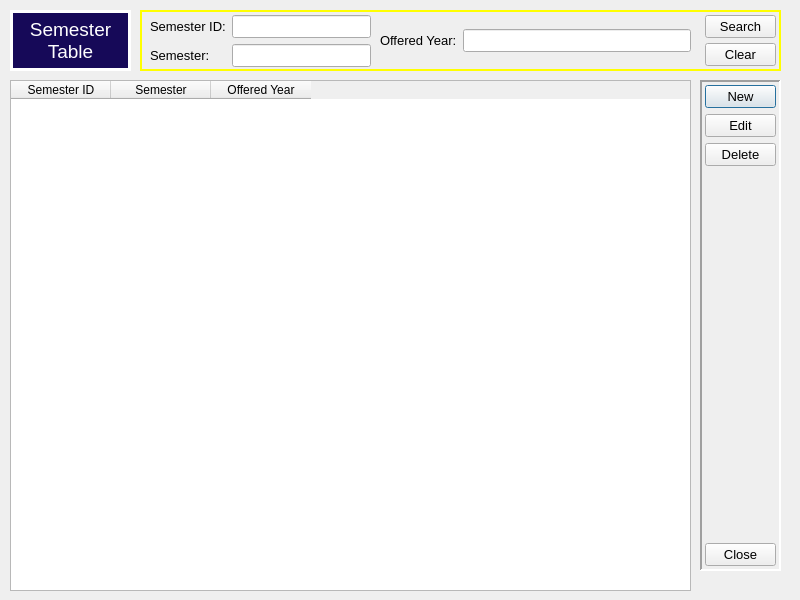
<?xml version="1.0" encoding="UTF-8"?>
<ui version="4.0">
 <class>Dialog</class>
 <widget class="QDialog" name="Dialog">
  <property name="geometry">
   <rect>
    <x>0</x>
    <y>0</y>
    <width>800</width>
    <height>600</height>
   </rect>
  </property>
  <property name="windowTitle">
   <string>Semester Table</string>
  </property>
  <property name="styleSheet">
   <string notr="true"/>
  </property>
  <widget class="QWidget" name="horizontalLayoutWidget">
   <property name="geometry">
    <rect>
     <x>10</x>
     <y>80</y>
     <width>681</width>
     <height>511</height>
    </rect>
   </property>
   <layout class="QHBoxLayout" name="horizontalLayout">
    <item>
     <widget class="QTableWidget" name="tableWidget">
      <property name="styleSheet">
       <string notr="true"/>
      </property>
      <column>
       <property name="text">
        <string>Semester ID</string>
       </property>
      </column>
      <column>
       <property name="text">
        <string>Semester</string>
       </property>
      </column>
      <column>
       <property name="text">
        <string>Offered Year</string>
       </property>
      </column>
     </widget>
    </item>
   </layout>
  </widget>
  <widget class="QWidget" name="verticalLayoutWidget">
   <property name="geometry">
    <rect>
     <x>700</x>
     <y>80</y>
     <width>81</width>
     <height>491</height>
    </rect>
   </property>
   <layout class="QVBoxLayout" name="verticalLayout">
    <property name="leftMargin">
     <number>5</number>
    </property>
    <property name="topMargin">
     <number>5</number>
    </property>
    <property name="rightMargin">
     <number>5</number>
    </property>
    <property name="bottomMargin">
     <number>5</number>
    </property>
    <item>
     <widget class="QPushButton" name="btnNew">
      <property name="font">
       <font>
        <family>Arial</family>
        <pointsize>10</pointsize>
       </font>
      </property>
      <property name="text">
       <string>New</string>
      </property>
     </widget>
    </item>
    <item>
     <widget class="QPushButton" name="btnEdit">
      <property name="font">
       <font>
        <family>Arial</family>
        <pointsize>10</pointsize>
       </font>
      </property>
      <property name="text">
       <string>Edit</string>
      </property>
     </widget>
    </item>
    <item>
     <widget class="QPushButton" name="btnDelete">
      <property name="font">
       <font>
        <family>Arial</family>
        <pointsize>10</pointsize>
       </font>
      </property>
      <property name="text">
       <string>Delete</string>
      </property>
     </widget>
    </item>
    <item>
     <spacer name="verticalSpacer_2">
      <property name="orientation">
       <enum>Qt::Vertical</enum>
      </property>
      <property name="sizeType">
       <enum>QSizePolicy::Expanding</enum>
      </property>
      <property name="sizeHint" stdset="0">
       <size>
        <width>20</width>
        <height>40</height>
       </size>
      </property>
     </spacer>
    </item>
    <item>
     <widget class="QDialogButtonBox" name="btnClose">
      <property name="sizePolicy">
       <sizepolicy hsizetype="Minimum" vsizetype="Maximum">
        <horstretch>0</horstretch>
        <verstretch>0</verstretch>
       </sizepolicy>
      </property>
      <property name="font">
       <font>
        <family>Arial</family>
        <pointsize>10</pointsize>
       </font>
      </property>
      <property name="layoutDirection">
       <enum>Qt::LeftToRight</enum>
      </property>
      <property name="orientation">
       <enum>Qt::Vertical</enum>
      </property>
      <property name="standardButtons">
       <set>QDialogButtonBox::Close</set>
      </property>
      <property name="centerButtons">
       <bool>false</bool>
      </property>
     </widget>
    </item>
   </layout>
  </widget>
  <widget class="QWidget" name="formLayoutWidget">
   <property name="geometry">
    <rect>
     <x>150</x>
     <y>10</y>
     <width>221</width>
     <height>61</height>
    </rect>
   </property>
   <layout class="QFormLayout" name="formLayout">
    <property name="sizeConstraint">
     <enum>QLayout::SetDefaultConstraint</enum>
    </property>
    <property name="fieldGrowthPolicy">
     <enum>QFormLayout::AllNonFixedFieldsGrow</enum>
    </property>
    <property name="rowWrapPolicy">
     <enum>QFormLayout::DontWrapRows</enum>
    </property>
    <property name="formAlignment">
     <set>Qt::AlignLeading|Qt::AlignLeft|Qt::AlignVCenter</set>
    </property>
    <property name="horizontalSpacing">
     <number>6</number>
    </property>
    <property name="bottomMargin">
     <number>0</number>
    </property>
    <item row="1" column="0">
     <widget class="QLabel" name="lblSemesterID">
      <property name="font">
       <font>
        <family>Arial</family>
        <pointsize>10</pointsize>
       </font>
      </property>
      <property name="text">
       <string>Semester ID:</string>
      </property>
     </widget>
    </item>
    <item row="2" column="0">
     <widget class="QLabel" name="lblSemester">
      <property name="font">
       <font>
        <family>Arial</family>
        <pointsize>10</pointsize>
       </font>
      </property>
      <property name="text">
       <string>Semester:</string>
      </property>
     </widget>
    </item>
    <item row="1" column="1">
     <widget class="QLineEdit" name="txtSemesterID">
      <property name="font">
       <font>
        <family>Arial</family>
        <pointsize>10</pointsize>
       </font>
      </property>
      <property name="text">
       <string/>
      </property>
     </widget>
    </item>
    <item row="2" column="1">
     <widget class="QLineEdit" name="txtSemester">
      <property name="font">
       <font>
        <family>Arial</family>
        <pointsize>10</pointsize>
       </font>
      </property>
      <property name="text">
       <string/>
      </property>
     </widget>
    </item>
   </layout>
  </widget>
  <widget class="QWidget" name="formLayoutWidget_2">
   <property name="geometry">
    <rect>
     <x>380</x>
     <y>10</y>
     <width>311</width>
     <height>61</height>
    </rect>
   </property>
   <layout class="QFormLayout" name="formLayout_2">
    <property name="formAlignment">
     <set>Qt::AlignLeading|Qt::AlignLeft|Qt::AlignVCenter</set>
    </property>
    <item row="1" column="0">
     <widget class="QLabel" name="lblOfferedYear">
      <property name="font">
       <font>
        <family>Arial</family>
        <pointsize>10</pointsize>
       </font>
      </property>
      <property name="text">
       <string>Offered Year:</string>
      </property>
     </widget>
    </item>
    <item row="1" column="1">
     <widget class="QLineEdit" name="txtOfferedYear">
      <property name="font">
       <font>
        <family>Arial</family>
        <pointsize>10</pointsize>
       </font>
      </property>
      <property name="text">
       <string/>
      </property>
     </widget>
    </item>
   </layout>
  </widget>
  <widget class="QLabel" name="lblTitle">
   <property name="geometry">
    <rect>
     <x>10</x>
     <y>10</y>
     <width>121</width>
     <height>61</height>
    </rect>
   </property>
   <property name="font">
    <font>
     <family>Arial</family>
     <pointsize>14</pointsize>
     <weight>50</weight>
     <bold>false</bold>
    </font>
   </property>
   <property name="acceptDrops">
    <bool>false</bool>
   </property>
   <property name="layoutDirection">
    <enum>Qt::LeftToRight</enum>
   </property>
   <property name="autoFillBackground">
    <bool>false</bool>
   </property>
   <property name="styleSheet">
    <string notr="true">background-color: rgb(22, 9, 88);
color: rgb(255, 255, 255);</string>
   </property>
   <property name="frameShape">
    <enum>QFrame::Box</enum>
   </property>
   <property name="frameShadow">
    <enum>QFrame::Plain</enum>
   </property>
   <property name="lineWidth">
    <number>3</number>
   </property>
   <property name="text">
    <string>Semester Table</string>
   </property>
   <property name="alignment">
    <set>Qt::AlignCenter</set>
   </property>
   <property name="wordWrap">
    <bool>true</bool>
   </property>
  </widget>
  <widget class="QWidget" name="verticalLayoutWidget_2">
   <property name="geometry">
    <rect>
     <x>700</x>
     <y>10</y>
     <width>81</width>
     <height>61</height>
    </rect>
   </property>
   <layout class="QVBoxLayout" name="verticalLayout_2">
    <property name="spacing">
     <number>0</number>
    </property>
    <property name="leftMargin">
     <number>5</number>
    </property>
    <property name="rightMargin">
     <number>5</number>
    </property>
    <item>
     <widget class="QPushButton" name="btnSearch">
      <property name="font">
       <font>
        <pointsize>10</pointsize>
       </font>
      </property>
      <property name="text">
       <string>Search</string>
      </property>
     </widget>
    </item>
    <item>
     <widget class="QPushButton" name="btnClear">
      <property name="font">
       <font>
        <pointsize>10</pointsize>
       </font>
      </property>
      <property name="text">
       <string>Clear</string>
      </property>
     </widget>
    </item>
   </layout>
  </widget>
  <widget class="QFrame" name="frameTop">
   <property name="geometry">
    <rect>
     <x>140</x>
     <y>10</y>
     <width>641</width>
     <height>61</height>
    </rect>
   </property>
   <property name="styleSheet">
    <string notr="true">color: rgb(255, 255, 0);</string>
   </property>
   <property name="frameShape">
    <enum>QFrame::Box</enum>
   </property>
   <property name="frameShadow">
    <enum>QFrame::Plain</enum>
   </property>
   <property name="lineWidth">
    <number>2</number>
   </property>
  </widget>
  <widget class="QFrame" name="frameRight">
   <property name="geometry">
    <rect>
     <x>700</x>
     <y>80</y>
     <width>81</width>
     <height>491</height>
    </rect>
   </property>
   <property name="frameShape">
    <enum>QFrame::Panel</enum>
   </property>
   <property name="frameShadow">
    <enum>QFrame::Sunken</enum>
   </property>
   <property name="lineWidth">
    <number>2</number>
   </property>
  </widget>
  <zorder>frameRight</zorder>
  <zorder>frameTop</zorder>
  <zorder>horizontalLayoutWidget</zorder>
  <zorder>verticalLayoutWidget</zorder>
  <zorder>formLayoutWidget</zorder>
  <zorder>formLayoutWidget_2</zorder>
  <zorder>lblTitle</zorder>
  <zorder>verticalLayoutWidget_2</zorder>
 </widget>
 <resources/>
 <connections>
  <connection>
   <sender>btnClose</sender>
   <signal>accepted()</signal>
   <receiver>Dialog</receiver>
   <slot>accept()</slot>
   <hints>
    <hint type="sourcelabel">
     <x>248</x>
     <y>254</y>
    </hint>
    <hint type="destinationlabel">
     <x>157</x>
     <y>274</y>
    </hint>
   </hints>
  </connection>
  <connection>
   <sender>btnClose</sender>
   <signal>rejected()</signal>
   <receiver>Dialog</receiver>
   <slot>reject()</slot>
   <hints>
    <hint type="sourcelabel">
     <x>316</x>
     <y>260</y>
    </hint>
    <hint type="destinationlabel">
     <x>286</x>
     <y>274</y>
    </hint>
   </hints>
  </connection>
 </connections>
</ui>
